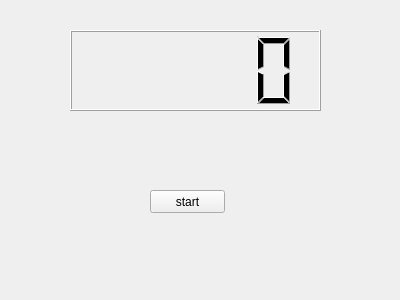
<?xml version="1.0" encoding="UTF-8"?>
<ui version="4.0">
 <class>Widget</class>
 <widget class="QWidget" name="Widget">
  <property name="geometry">
   <rect>
    <x>0</x>
    <y>0</y>
    <width>400</width>
    <height>300</height>
   </rect>
  </property>
  <property name="windowTitle">
   <string>Widget</string>
  </property>
  <widget class="QLCDNumber" name="lcdNumber">
   <property name="geometry">
    <rect>
     <x>70</x>
     <y>30</y>
     <width>251</width>
     <height>81</height>
    </rect>
   </property>
  </widget>
  <widget class="QPushButton" name="pushButton">
   <property name="geometry">
    <rect>
     <x>150</x>
     <y>190</y>
     <width>75</width>
     <height>23</height>
    </rect>
   </property>
   <property name="text">
    <string>start</string>
   </property>
  </widget>
 </widget>
 <layoutdefault spacing="6" margin="11"/>
 <resources/>
 <connections/>
</ui>
